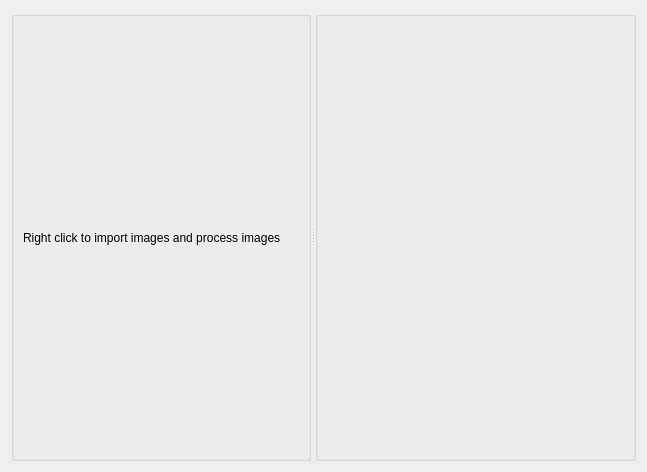
<?xml version="1.0" encoding="UTF-8"?>
<ui version="4.0">
 <class>MainWidget</class>
 <widget class="QWidget" name="MainWidget">
  <property name="geometry">
   <rect>
    <x>0</x>
    <y>0</y>
    <width>647</width>
    <height>472</height>
   </rect>
  </property>
  <property name="windowTitle">
   <string>Form</string>
  </property>
  <layout class="QGridLayout" name="gridLayout_3">
   <item row="1" column="0">
    <layout class="QVBoxLayout" name="verticalLayout_3">
     <item>
      <widget class="QSplitter" name="splitter">
       <property name="orientation">
        <enum>Qt::Horizontal</enum>
       </property>
       <widget class="QGroupBox" name="groupBox">
        <property name="maximumSize">
         <size>
          <width>300</width>
          <height>16777215</height>
         </size>
        </property>
        <property name="title">
         <string/>
        </property>
        <layout class="QGridLayout" name="gridLayout">
         <item row="0" column="0">
          <layout class="QVBoxLayout" name="verticalLayout">
           <item>
            <widget class="QLabel" name="label">
             <property name="text">
              <string>Right click to import images and process images</string>
             </property>
            </widget>
           </item>
           <item>
            <layout class="QVBoxLayout" name="treeLayout"/>
           </item>
          </layout>
         </item>
        </layout>
       </widget>
       <widget class="QGroupBox" name="groupBox_2">
        <property name="title">
         <string/>
        </property>
        <layout class="QGridLayout" name="gridLayout_2">
         <item row="0" column="0">
          <layout class="QVBoxLayout" name="verticalLayout_2">
           <item>
            <widget class="QStackedWidget" name="stackedWidget">
             <widget class="QWidget" name="page"/>
             <widget class="QWidget" name="page_2"/>
            </widget>
           </item>
          </layout>
         </item>
        </layout>
       </widget>
      </widget>
     </item>
    </layout>
   </item>
  </layout>
 </widget>
 <resources/>
 <connections/>
</ui>
